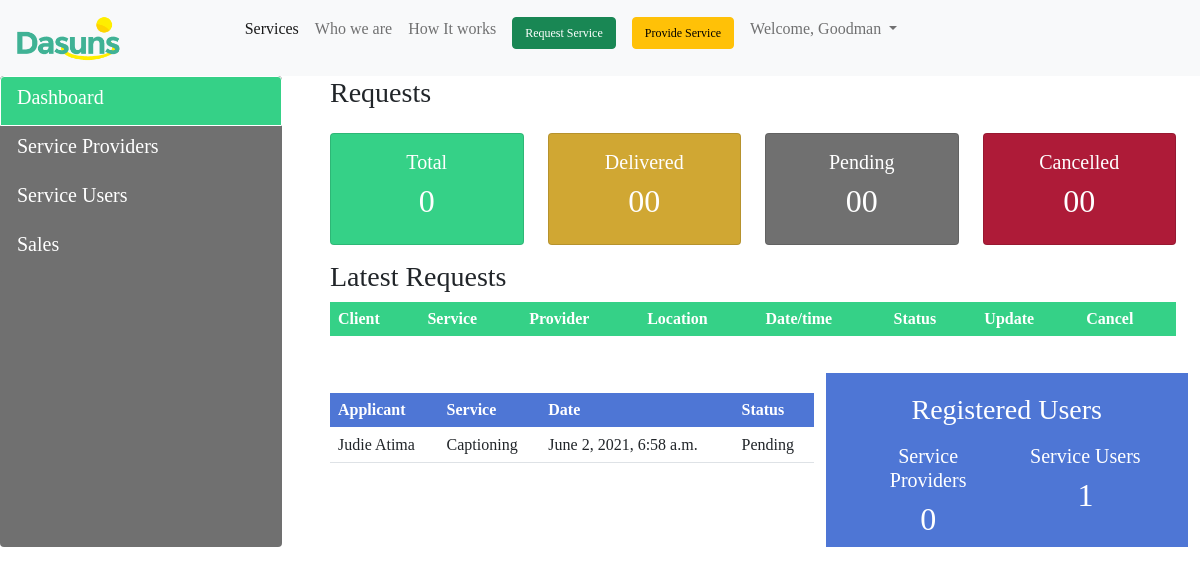
The page /dashboard/ (signed in) on the database its author committed.
### profiles/models.py (models this page shows, shortened)
class Serviceprovider(models.Model):
    GENDER = (('Male', 'Male'), ('Female', 'Female'))
    SERVICE = (('Personal Support Assistance', 'Personal Support Assistance'),
               ('Ugandan Sign Language Interpreter',
                'Ugandan Sign Language Interpreter'),
               ('International Sign Language Interpreter',
                'International Sign Language Interpreter'),
               ('Captioning', 'Captioning'), ('Mobility Guide', 'Mobility Guide'),
               ('Tactile Sign Language Interpreter', 'Tactile Sign Language Interpreter'),)
    STATUS = (('Pending', 'Pending'), ('Active', 'Active'),
              ('Suspended', 'Suspended'),)
    DAY = (('Monday', 'Monday'), ('Tuesday', 'Tuesday'), ('Wednesday', 'Wednesday'), ('Thursday', 'Thursday'),
           ('Friday', 'Friday'), ('Saturday', 'Saturday'), ('Sunday', 'Sunday'))
    user = models.OneToOneField(User, on_delete=models.CASCADE)
    fullname = models.CharField(max_length=200)
    phone = models.CharField(max_length=200)
    email = models.EmailField(max_length=200, unique=True)
    nin = models.CharField(max_length=200)
    dob = models.CharField(max_length=200)
    gender = models.CharField(max_length=200, choices=GENDER,)
    phyadd = models.CharField(max_length=200)
    yearexp = models.CharField(max_length=200)
    notmidman = models.CharField(max_length=200)
    skillset = models.CharField(max_length=200)
    internet = models.CharField(max_length=200)
    qualification = models.FileField()
    portifolio = models.CharField(max_length=200, blank=True)
    profession = models.CharField(max_length=200)
    ref1name = models.CharField(max_length=200)
    ref1title = models.CharField(max_length=200)
    ref1email = models.EmailField(max_length=200)
    ref1phone = models.CharField(max_length=200)
    ref2name = models.CharField(max_length=200)
    ref2title = models.CharField(max_length=200)
    ref2email = models.EmailField(max_length=200)
    ref2phone = models.CharField(max_length=200)
    service = MultiSelectField(max_length=200, choices=SERVICE)
    availability = MultiSelectField(max_length=200, choices=DAY)
    status = models.CharField(max_length=200, choices=STATUS,)
    starttime = models.TimeField(max_length=200)
    endtime = models.TimeField(max_length=200)
    pricevisit = models.CharField(max_length=200)
    terms = models.CharField(max_length=200)
    date_created = models.DateTimeField(auto_now_add=True)
    objects = models.Manager()
    class Meta:
        ordering = ['-date_created', 'fullname']

### profiles/views.py (the view)
# urls.py: path('dashboard/', views.dashboard, name="dashboard"),
def dashboard(request):
    bookings = Booking.objects.all()
    serviceproviders = Serviceprovider.objects.all()
    serviceusers = ServiceuserModel.objects.all()
    total_serviceproviders = serviceproviders.count()
    pendingcount_serviceproviders = serviceproviders.filter(status='Pending').count()
    pending_serviceproviders = serviceproviders.filter(status='Pending')
    active_serviceproviders = serviceproviders.filter(status='Active')
    activecount_serviceproviders = serviceproviders.filter(status='Active').count()
    suspended_serviceproviders = serviceproviders.filter(status='Suspended')
    suspendedcount_serviceproviders = serviceproviders.filter(status='Suspended').count()
    total_serviceusers = serviceusers.count()
    total_bookings = bookings.count()
    myFilter = ServiceproviderFilter(request.GET, queryset=active_serviceproviders)
    active_serviceproviders = myFilter.qs
    userFilter = ServiceproviderFilter(request.GET, queryset=serviceusers)
    serviceusers = userFilter.qs
    paginator = Paginator(serviceusers, 5)
    page_number = request.GET.get('page', 1)
    try:
        page_obj = paginator.get_page(page_number)
    except EmptyPage:
        page_number(1)
    context = {'bookings': bookings, 'serviceproviders': serviceproviders, 'serviceusers': serviceusers,
               'total_serviceproviders': total_serviceproviders, 'pending_serviceproviders': pending_serviceproviders,
               'active_serviceproviders': active_serviceproviders, 'activecount_serviceproviders': activecount_serviceproviders, 'suspended_serviceproviders': suspended_serviceproviders,
               'pendingcount_serviceproviders': pendingcount_serviceproviders, 'suspendedcount_serviceproviders': suspendedcount_serviceproviders,
               'total_serviceusers': total_serviceusers,
               'total_bookings':total_bookings, 'myFilter': myFilter,
               'page_obj': page_obj}
    return render(request, 'profiles/dashboard.html', context)

### profiles/templates/profiles/dashboard.html (shortened to what this page needs)
{% load static %}
<html lang="en">
  <head>
    <link
      rel="stylesheet"
      type="text/css"
      href="{% static '/css/bootstrap/css/bootstrap.css' %}"
    />
    <link
      rel="stylesheet"
      type="text/css"
      href="{% static '/css/styles.css' %}"
    />
  </head>
  <body>
    <div>
      <div>{% include 'profiles/authNavbar.html' %}</div>
      <div class="row">
        <div class="col-3">
          <div class="list-group" id="list-tab" role="tablist">
            <a
              class="list-group-item list-group-item-action active"
              id="list-home-list"
              data-bs-toggle="list"
              href="#list-home"
              role="tab"
              aria-controls="home"
              ><h5>Dashboard</h5></a
            >
            <a
              class="list-group-item list-group-item-action"
              id="list-profile-list"
              data-bs-toggle="list"
              href="#list-profile"
              role="tab"
              aria-controls="profile"
              ><h5>Service Providers</h5></a
            >
            <a
              class="list-group-item list-group-item-action"
              id="list-messages-list"
              data-bs-toggle="list"
              href="#list-messages"
              role="tab"
              aria-controls="messages"
              ><h5>Service Users</h5></a
            >
            <a
              class="list-group-item list-group-item-action"
              id="list-settings-list"
              data-bs-toggle="list"
              href="#list-settings"
              role="tab"
              aria-controls="settings"
              ><h5>Sales</h5></a
            >
          </div>
        </div>
        <div class="col-9">
          <div class="tab-content" id="nav-tabContent">
            <div
              class="tab-pane fade show active"
              id="list-home"
              role="tabpanel"
              aria-labelledby="list-home-list">
              <div class="container">
                <div class="row">
                  <h3>Requests</h3>
                  <div class="col-md">
                    <div
                      class="card text-center"
                      style="color: #fff; background-color: #35d187"
                    >
                      <div class="card-body">
                        <h5 class="card-title">Total</h5>
                        <h2>{{total_bookings}}</h2>
                      </div>
                    </div>
                  </div>
                  <div class="col-md">
                    <div
                      class="card text-center"
                      style="color: #fff; background-color: #d0a733"
                    >
                      <div class="card-body">
                        <h5 class="card-title">Delivered</h5>
                        <h2>00</h2>
                      </div>
                    </div>
                  </div>
                  <div class="col-md">
                    <div
                      class="card text-center"
                      style="color: #fff; background-color: #707070"
                    >
                      <div class="card-body">
                        <h5 class="card-title">Pending</h5>
                        <h2>00</h2>
                      </div>
                    </div>
                  </div>
                  <div class="col-md">
                    <div
                      class="card text-center"
                      style="color: #fff; background-color: #ae1b38"
                    >
                      <div class="card-body">
                        <h5 class="card-title">Cancelled</h5>
                        <h2>00</h2>
                      </div>
                    </div>
                  </div>
                </div>
                <div>
                  <h3>Latest Requests</h3>
                  <table class="table">
                    <thead
                      class="thead-dark"
                      style="color: #fff; background-color: #35d187"
                    >
                      <tr>
                        <th scope="col">Client</th>
                        <th scope="col">Service</th>
                        <th scope="col">Provider</th>
                        <th scope="col">Location</th>
                        <th scope="col">Date/time</th>
                        <th scope="col">Status</th>
                        <th scope="col">Update</th>
                        <th scope="col">Cancel</th>
                      </tr>
                    </thead>
                  </table>
                </div>
                <div>
                  <div class="row">
                    <div
                      class="col-md-7"
                      style="margin-top: 20px; padding-top: 20px"
                    >
                      <div>
                        <table class="table">
                          <thead
                            class="thead-dark"
                            style="
                              color: #fff;
                              background-color: #4e76d5;
                              margin-top: 20px;
                            "
                          >
                            <tr>
                              <th scope="col">Applicant</th>
                              <th scope="col">Service</th>
                              <th scope="col">Date</th>
                              <th scope="col">Status</th>
                            </tr>
                          </thead>
                          <tbody>
                            {% for serviceprovider in pending_serviceproviders %}
                            <tr>
                              <td>{{serviceprovider.fullname}}</td>
                              <td>{{serviceprovider.service}}</td>
                              <td>{{serviceprovider.date_created}}</td>
                              <td>{{serviceprovider.status}}</td>
                            </tr>
                            {% endfor %}
                          </tbody>
                        </table>
                      </div>
                    </div>
                    <div
                      class="col-md-5 text-center"
                      style="
                        color: #fff;
                        background-color: #4e76d5;
                        margin-top: 20px;
                        padding-top: 20px;
                      "
                    >
                      <h3>Registered Users</h3>
                      <div>
                        <div class="container" style="padding-top: 10px">
                          <div class="row">
                            <div class="col">
                              <h5>Service Providers</h5>
                              <h2>{{activecount_serviceproviders}}</h2>
                            </div>
                            <div class="col">
                              <h5>Service Users</h5>
                              <h2>{{total_serviceusers}}</h2>
                            </div>
                          </div>
                        </div>
                      </div>
                    </div>
                  </div>
                </div>
              </div>
            </div>
          </div>
        </div>
      </div>
    </div>
  </body>
</html>

### profiles/templates/profiles/authNavbar.html (shortened to what this page needs)
{% load static %}
<container>
  <nav class="navbar navbar-expand-lg navbar-light bg-light nav-fill">
    <div class="container-fluid">
      <a class="navbar-brand" onclick="location.href='/';">
        <img
          src="{% static 'images/Logo.png' %}"
          alt="logo"
          style="height: 50px"
        />
      </a>
      <div class="collapse navbar-collapse offset-1" id="navbarNavDropdown">
        <ul class="navbar-nav">
          <li class="nav-item">
            <a class="nav-link active" aria-current="page" href="#all-services"
              >Services</a
            >
          </li>
          <li class="nav-item">
            <a class="nav-link" href="#whoweare">Who we are</a>
          </li>
          <li class="nav-item">
            <a class="nav-link" href="#howitworks">How It works</a>
          </li>
          <li class="nav-item">
            <a class="nav-link" href="#all-services">
              <button type="button" id="request-btn" class="btn btn-success">
                Request Service
              </button></a
            >
          </li>
          <li class="nav-item">
            <a class="nav-link" href="/spreg"
              ><button type="button" id="provide-btn" class="btn btn-warning">
                Provide Service
              </button></a
            >
          </li>
          <li class="nav-item dropdown">
            <a
              class="nav-link dropdown-toggle"
              href="#"
              id="navbarDropdown"
              role="button"
              data-toggle="dropdown"
              aria-haspopup="true"
              aria-expanded="false"
            >
              Welcome, {{user.username}}
            </a>
          </li>
        </ul>
      </div>
    </div>
  </nav>
</container>

### static/css/styles.css (style rules this page uses)
html, body { background-color: #fff; margin: 0; padding: 0; font-family: "Montserrat"; max-width: 100%; overflow-x: hidden; }
.navbar { min-height: 12px; }
#provide-btn, #request-btn, #logout-btn { min-height: 10px; font-size: 12px; margin-bottom: 10px; }
.card { cursor: pointer; margin: 15px 0; }
div.list-group { background-color: #707070; height:100%; }
.list-group-item { z-index: 2; color: #fff; background-color: #707070; border-color: #707070; }
.list-group-item.active { z-index: 2; color: #fff; background-color: #35d187; border-color: #fff; }
.table tr { cursor: pointer; }

### rows shown on the page
Serviceprovider: fullname "Judie Atima", service "Captioning", date_created "June 2, 2021, 6:58 a.m.", status "Pending"

### other values the page prints
{{ user.username }} "Goodman"
{{ total_bookings }} "0"
{{ activecount_serviceproviders }} "0"
{{ total_serviceusers }} "1"
